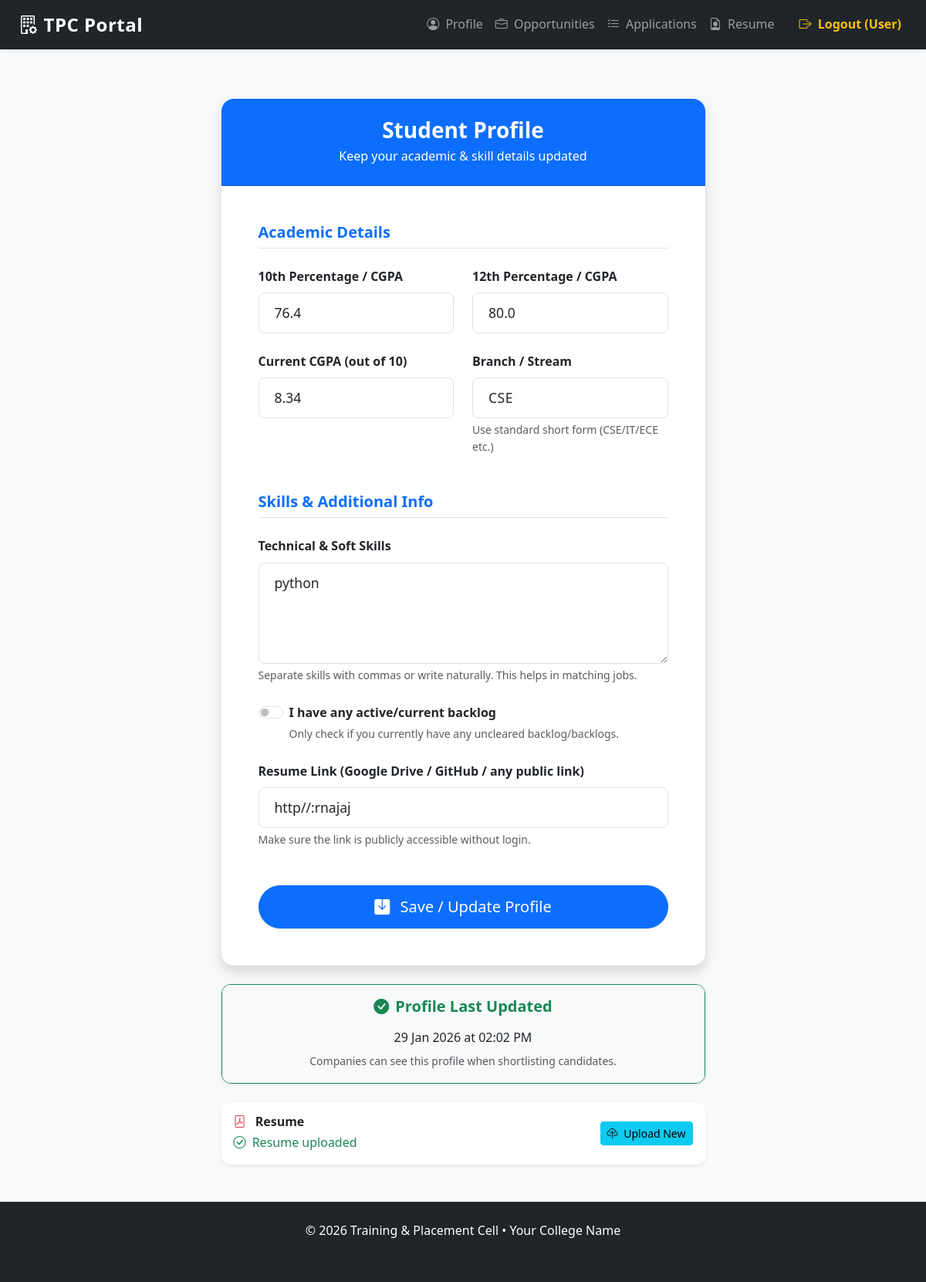
The app's page /student/profile (signed in) with its own data.
### app/models.py (models this page shows, shortened)
class StudentProfile(db.Model):
    __tablename__ = 'student_profiles'
    id = db.Column(db.Integer, primary_key=True)
    user_id = db.Column(db.Integer, db.ForeignKey('users.id'), unique=True, nullable=False)
    tenth_percentage = db.Column(db.Float, nullable=False)
    twelfth_percentage = db.Column(db.Float, nullable=False)
    cgpa = db.Column(db.Float, nullable=False)
    branch = db.Column(db.String(50), nullable=False)          # e.g. CSE, ECE, MECH
    skills = db.Column(db.Text)                                # comma separated or JSON
    has_backlog = db.Column(db.Boolean, default=False, nullable=False)
    resume_link = db.Column(db.String(255))                    # URL or path to uploaded file
    updated_at = db.Column(db.DateTime, default=datetime.utcnow, onupdate=datetime.utcnow)
    user = db.relationship('User', back_populates='student_profile')

### app/student/routes.py (the view, shortened to what this page needs)
@bp.route('/profile', methods=['GET', 'POST'])
@student_required
def profile():
    user_id = session['user_id']
    profile = StudentProfile.query.filter_by(user_id=user_id).first()
    return render_template('student/profile.html', profile=profile)

### app/student/routes.py (called while the page is built)
def student_required(f):
    @wraps(f)
    def decorated_function(*args, **kwargs):
        if 'user_id' not in session or session.get('role') != 'Student':
            flash('This area is only for students. Please log in.', 'warning')
            return redirect(url_for('auth.login'))
        return f(*args, **kwargs)
    return decorated_function

### templates/student/profile.html (shortened to what this page needs)
{% extends "base.html" %}
{% block content %}
<div class="container py-4">
    <div class="row justify-content-center">
        <div class="col-lg-8 col-xl-7">
            <div class="card shadow border-0 rounded-4">
                <div class="card-header bg-primary text-white text-center py-4">
                    <h3 class="mb-1 fw-bold">Student Profile</h3>
                    <p class="mb-0">Keep your academic & skill details updated</p>
                </div>
                <div class="card-body p-4 p-md-5">
                    <form method="POST" novalidate>
                        <h5 class="mb-4 border-bottom pb-2 text-primary">Academic Details</h5>
                        <div class="row g-4 mb-5">
                            <div class="col-md-6">
                                <label for="tenth_percentage" class="form-label fw-semibold">10th Percentage / CGPA</label>
                                <input type="number" step="0.01" min="0" max="100"
                                       class="form-control form-control-lg"
                                       id="tenth_percentage" name="tenth_percentage"
                                       value="{{ profile.tenth_percentage if profile else '' }}"
                                       placeholder="e.g. 92.4 or 9.24" required>
                            </div>
                            <div class="col-md-6">
                                <label for="twelfth_percentage" class="form-label fw-semibold">12th Percentage / CGPA</label>
                                <input type="number" step="0.01" min="0" max="100"
                                       class="form-control form-control-lg"
                                       id="twelfth_percentage" name="twelfth_percentage"
                                       value="{{ profile.twelfth_percentage if profile else '' }}"
                                       placeholder="e.g. 88.6 or 8.86" required>
                            </div>
                            <div class="col-md-6">
                                <label for="cgpa" class="form-label fw-semibold">Current CGPA (out of 10)</label>
                                <input type="number" step="0.01" min="0" max="10"
                                       class="form-control form-control-lg"
                                       id="cgpa" name="cgpa"
                                       value="{{ profile.cgpa if profile else '' }}"
                                       placeholder="e.g. 8.45" required>
                            </div>
                            <div class="col-md-6">
                                <label for="branch" class="form-label fw-semibold">Branch / Stream</label>
                                <input type="text" class="form-control form-control-lg text-uppercase"
                                       id="branch" name="branch"
                                       value="{{ profile.branch if profile else '' }}"
                                       placeholder="e.g. CSE, IT, ECE, MECH, CS" required>
                                <div class="form-text text-muted">Use standard short form (CSE/IT/ECE etc.)</div>
                            </div>
                        </div>
                        <h5 class="mb-4 border-bottom pb-2 text-primary">Skills & Additional Info</h5>
                        <div class="mb-4">
                            <label for="skills" class="form-label fw-semibold">Technical & Soft Skills</label>
                            <textarea class="form-control form-control-lg"
                                      id="skills" name="skills" rows="4"
                                      placeholder="e.g. Python, Java, DSA, Web Development, Communication, Teamwork, Leadership... (comma separated or free text)">{{ profile.skills if profile else '' }}</textarea>
                            <div class="form-text text-muted">Separate skills with commas or write naturally. This helps in matching jobs.</div>
                        </div>
                        <div class="mb-4 form-check form-switch form-switch-lg">
                            <input class="form-check-input" type="checkbox" id="has_backlog" name="has_backlog"
                                   {% if profile and profile.has_backlog %}checked{% endif %}>
                            <label class="form-check-label fw-semibold" for="has_backlog">
                                I have any active/current backlog
                            </label>
                            <div class="form-text text-muted small">
                                Only check if you currently have any uncleared backlog/backlogs.
                            </div>
                        </div>
                        <div class="mb-5">
                            <label for="resume_link" class="form-label fw-semibold">Resume Link (Google Drive / GitHub / any public link)</label>
                            <input type="url" class="form-control form-control-lg"
                                   id="resume_link" name="resume_link"
                                   value="{{ profile.resume_link if profile else '' }}"
                                   placeholder="https://drive.google.com/file/... or https://github.com/username/resume.pdf">
                            <div class="form-text text-muted">Make sure the link is publicly accessible without login.</div>
                        </div>
                        <div class="d-grid mt-5">
                            <button type="submit" class="btn btn-primary btn-lg rounded-pill shadow-sm">
                                <i class="bi bi-save-fill me-2"></i>
                                Save / Update Profile
                            </button>
                        </div>
                    </form>
                </div>
            </div>
            {% if profile %}
            <div class="card mt-4 border-success shadow-sm">
                <div class="card-body bg-light text-center">
                    <h5 class="text-success mb-3">
                        <i class="bi bi-check-circle-fill me-2"></i>Profile Last Updated
                    </h5>
                    <p class="mb-1">{{ profile.updated_at.strftime('%d %b %Y at %I:%M %p') if profile.updated_at else 'Just now' }}</p>
                    <small class="text-muted">Companies can see this profile when shortlisting candidates.</small>
                </div>
            </div>
            <div class="card mt-4 shadow-sm border-0">
                <div class="card-body">
                    <div class="d-flex justify-content-between align-items-center">
                        <div>
                            <h6 class="mb-1">
                                <i class="bi bi-file-pdf text-danger me-2"></i> Resume
                            </h6>
                            {% if profile.resume_link %}
                                <p class="mb-0 text-success text-sm">
                                    <i class="bi bi-check-circle me-1"></i> Resume uploaded
                                </p>
                            {% else %}
                                <p class="mb-0 text-warning text-sm">
                                    <i class="bi bi-exclamation-circle me-1"></i> No resume uploaded
                                </p>
                            {% endif %}
                        </div>
                        <a href="{{ url_for('student.resume') }}" class="btn btn-sm btn-info">
                            <i class="bi bi-cloud-upload me-1"></i>
                            {% if profile.resume_link %}Upload New{% else %}Upload{% endif %}
                        </a>
                    </div>
                </div>
            </div>
            {% endif %}
        </div>
    </div>
</div>
{% endblock %}
{% block extra_head %}
<link rel="stylesheet" href="https://cdn.jsdelivr.net/npm/bootstrap-icons@1.11.3/font/bootstrap-icons.min.css">
{% endblock %}

### static/css/styles.css (style rules this page uses)
:root { --primary: #0d6efd; --primary-dark: #0b5ed7; --success: #198754; --warning: #ffc107; --danger: #dc3545; --info: #0dcaf0; --light-bg: #f8f9fa; --dark-bg: #212529; }
body { font-family: 'Segoe UI', system-ui, -apple-system, sans-serif; background-color: var(--light-bg); color: #333; line-height: 1.6; }
h1, h2, h3, h4, h5, h6 { font-weight: 600; }
.card { border-radius: 12px; overflow: hidden; }
.shadow-sm { box-shadow: 0 0.125rem 0.25rem rgba(0, 0, 0, 0.075) !important; }
.btn { font-weight: 500; transition: all 0.15s ease; white-space: nowrap; }
.btn-lg { padding: 0.75rem 1.75rem; }
.btn-primary { background-color: var(--primary); border-color: var(--primary); }
.rounded-pill { border-radius: 50rem !important; }
.form-control-lg { padding: 0.75rem 1.25rem; font-size: 1.1rem; }
.form-label { font-weight: 500; margin-bottom: 0.5rem; }
.text-uppercase { letter-spacing: 0.5px; }

### records on screen
StudentProfile: tenth_percentage "76.4", twelfth_percentage "80.0", cgpa "8.34", branch "CSE", skills "python", resume_link "http//:rnajaj", updated_at "29 Jan 2026 at 02:02 PM"

### other values on screen
{{ session.username if 'username' in session else 'User' }} "User"
